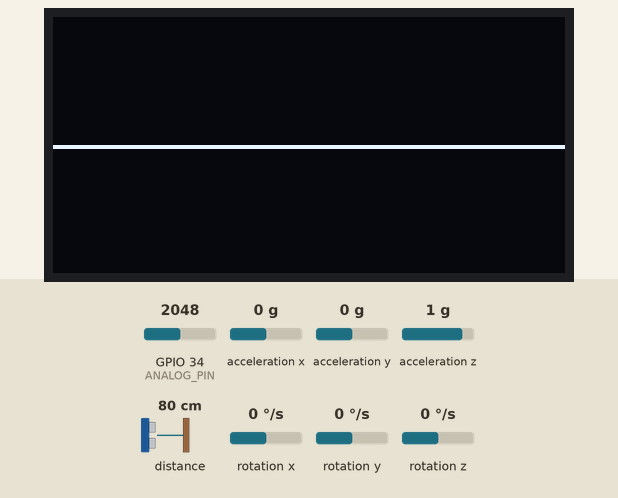
Simulated run of this sketch. Board: ESP32. On the bench: 128×64 one-colour display. The test bench sets the inputs (shaded band); at power-on: GPIO 34 (ANALOG_PIN) = 2048, acceleration x 0 g, acceleration y 0 g, acceleration z 1 g, distance to the obstacle 80 cm, rotation x 0 °/s, rotation y 0 °/s, rotation z 0 °/s. No radio packets arrive unless stated.

Above: at 1.2 s.
1.3 s: GPIO 34 (ANALOG_PIN) set to 2866
At 1.9 s:
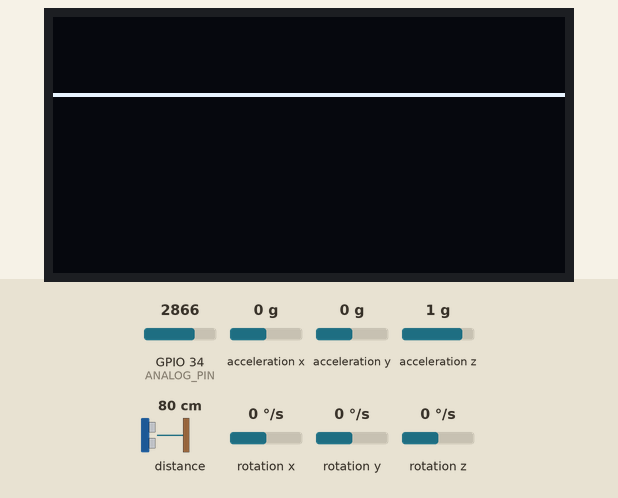
2.9 s: GPIO 34 (ANALOG_PIN) set to 3972
At 4.1 s:
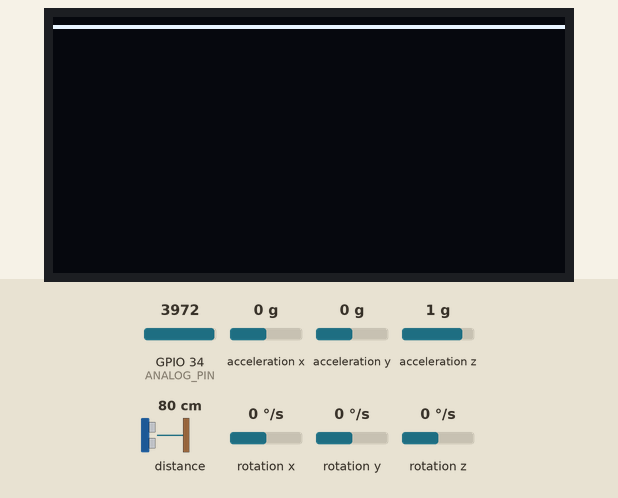
4.9 s: GPIO 34 (ANALOG_PIN) set to 1228
At 6.3 s:
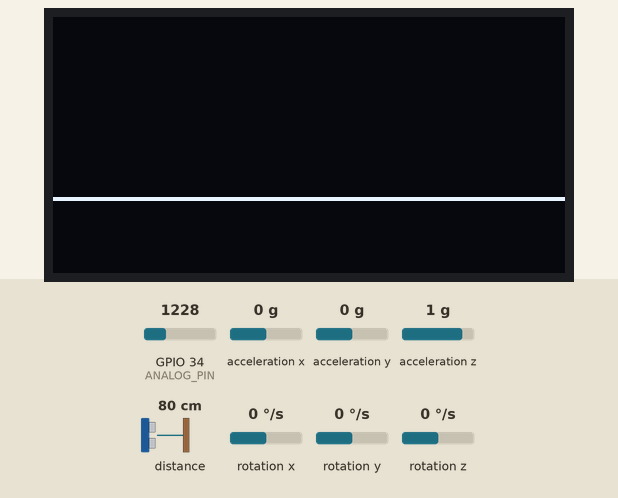
Timing chart, 0 to 7.9 s (numbered marks = the images above; inputs shaded):
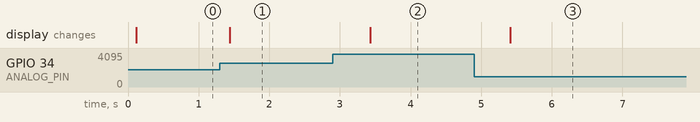

Measured:
- after the input at 1.3 s, the display: changes after 0.14 s (image 1)
- after the input at 2.9 s, the display: changes after 0.53 s (image 2)
- after the input at 4.9 s, the display: changes after 0.51 s (image 3)

The sketch:

LoRa_Wearable.ino
```cpp
#include <Wire.h>
#include <SPI.h>
#include <LoRa.h>
#include <Adafruit_GFX.h>
#include <Adafruit_SSD1306.h>
#include <MPU6050.h>
#include <VL53L1X.h>

#define SCREEN_WIDTH 128
#define SCREEN_HEIGHT 64
Adafruit_SSD1306 display(SCREEN_WIDTH, SCREEN_HEIGHT, &Wire, -1);

#define LORA_SS    5
#define LORA_RST   14
#define LORA_DIO0  2

#define ANALOG_PIN 34
#define NUM_SAMPLES 128

int samples[NUM_SAMPLES];

MPU6050 mpu;
VL53L1X tof;

void setup() {
  Serial.begin(115200);
  Wire.begin();

  if(!display.begin(SSD1306_SWITCHCAPVCC, 0x3C)) {
    while(1);
  }

  display.clearDisplay();
  display.setTextColor(WHITE);

  mpu.initialize();

  tof.setTimeout(500);
  if(tof.init()) {
    tof.startContinuous(50);
  }

  SPI.begin(18,19,23,5);
  LoRa.setPins(LORA_SS, LORA_RST, LORA_DIO0);
  LoRa.begin(433E6);
}

void captureWaveform() {
  for(int i=0;i<NUM_SAMPLES;i++) {
    samples[i]=analogRead(ANALOG_PIN);
    delayMicroseconds(200);
  }
}

void displayWaveform() {
  display.clearDisplay();

  for(int i=0;i<NUM_SAMPLES-1;i++) {
    int y1 = map(samples[i],0,4095,63,0);
    int y2 = map(samples[i+1],0,4095,63,0);
    display.drawLine(i,y1,i+1,y2,WHITE);
  }

  display.display();
}

void loop() {
  captureWaveform();
  displayWaveform();

  int16_t ax,ay,az,gx,gy,gz;
  mpu.getMotion6(&ax,&ay,&az,&gx,&gy,&gz);

  int distance = tof.read();

  LoRa.beginPacket();
  LoRa.print("AX="); LoRa.print(ax);
  LoRa.print(",AY="); LoRa.print(ay);
  LoRa.print(",AZ="); LoRa.print(az);
  LoRa.print(",DIST="); LoRa.print(distance);
  LoRa.endPacket();

  delay(500);
}
```
